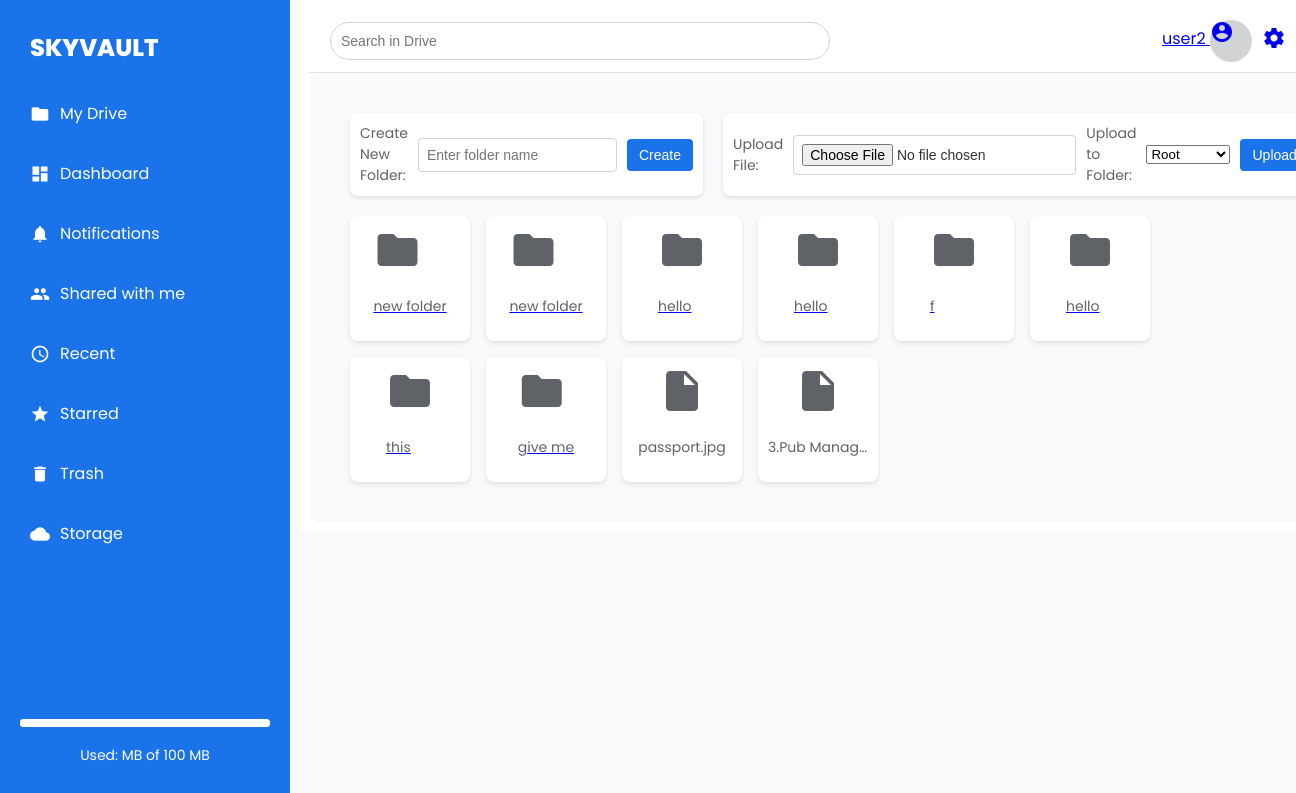
Before: /vault/ (signed in) with the older database file.
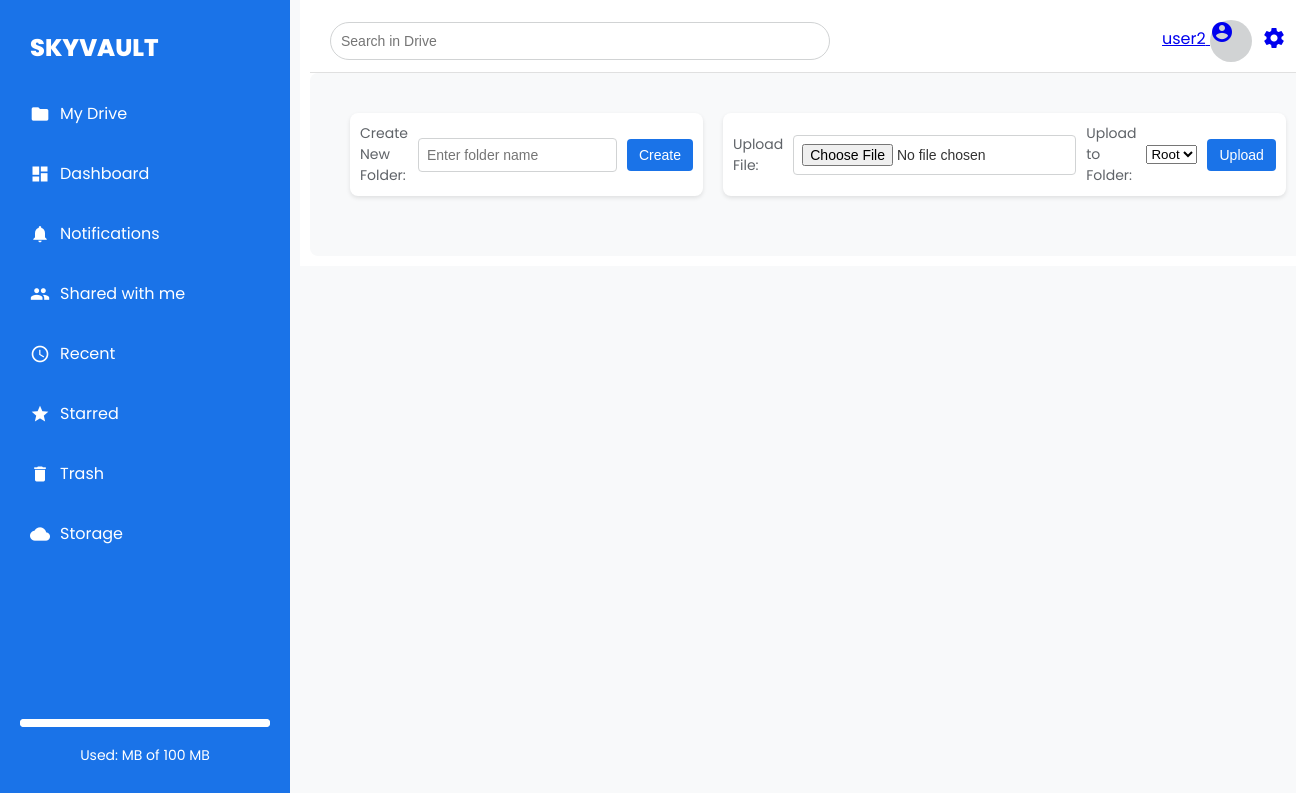
After: the same page with the newer database file.
### vault/models.py (models this page shows, shortened)
class Folder(models.Model):
    user = models.ForeignKey(User, on_delete=models.CASCADE)
    name = models.CharField(max_length=255)
    parent_folder = models.ForeignKey('self', on_delete=models.CASCADE, blank=True, null=True, related_name='subfolders')
    created_at = models.DateTimeField(auto_now_add=True)

class File(models.Model):
    user = models.ForeignKey(User, on_delete=models.CASCADE)
    folder = models.ForeignKey(Folder, on_delete=models.CASCADE, blank=True, null=True, related_name='files')
    name = models.CharField(max_length=255)
    uploaded_file = models.FileField(upload_to='user_files/')
    size = models.PositiveIntegerField()  # Size in bytes
    trashed = models.BooleanField(default=False)
    shared_with = models.ManyToManyField(User, related_name='shared_files', blank=True)
    created_at = models.DateTimeField(auto_now_add=True)
    starred = models.BooleanField(default=False)

### vault/views.py (the view, shortened to what this page needs)
# urls.py: path("", views.vault_home, name="vault_home"),
@login_required
def vault_home(request):
    folders = Folder.objects.filter(user=request.user)
    files = File.objects.filter(user=request.user, trashed=False)
    folder_form = FolderForm()
    file_form = FileUploadForm()
    return render(request, 'vault/vault.html', {
        'folders': folders,
        'files': files,
        'folder_form': folder_form,
        'file_form': file_form,
    })

### vault/forms.py
class FolderForm(forms.ModelForm):
    class Meta:
        model = Folder
        fields = ['name']

class FileUploadForm(forms.ModelForm):
    class Meta:
        model = File
        fields = ['uploaded_file']

### vault/templatetags/custom_filters.py (called while the page is built)
@register.filter
def endswith(value, arg):
    return value.lower().endswith(arg.split(','))

### templates/vault/vault.html (shortened to what this page needs)
{% extends 'base.html' %}
{% load static %}
{% load custom_filters %}
{% block content %}
<div class="drive-container">
    <div class="drive-header">
        <form method="post" action="{% url 'create_folder' %}" enctype="multipart/form-data">
            <label for="folder_name">Create New Folder:</label>
            <input type="text" name="folder_name" id="folder_name" placeholder="Enter folder name" required>
            <button type="submit">Create</button>
        </form>
        <form method="post" action="{% url 'upload_file' %}" enctype="multipart/form-data">
            <label for="uploaded-file">Upload File:</label>
            <input type="file" name="uploaded_file" id="uploaded-file" required>
            <label for="folder">Upload to Folder:</label>
            <select name="folder_id" id="folder">
                <option value="">Root</option>
            </select>
            <button type="submit">Upload</button>
        </form>
    </div>
    {% include "vault/_file_grid.html" with folders=folders files=files %}
</div>
{% endblock %}

### templates/vault/_file_grid.html
{% load custom_filters %}
<div class="file-grid">
  {% for folder in folders %}
  <div class="file-item">
      <a href="{% url 'view_folder' folder.id %}">
          <span class="material-icons">folder</span>
          <p>{{ folder.name }}</p>
      </a>
  </div>
  {% endfor %}
  {% for file in files %}
  <div class="file-item">
      {% if file.uploaded_file.name|lower|endswith:".jpg" or file.uploaded_file.name|lower|endswith:".png" %}
          <img src="{{ file.uploaded_file.url }}" alt="{{ file.name }}" class="file-icon">
      {% else %}
          <span class="material-icons">insert_drive_file</span>
      {% endif %}
      <p>{{ file.name }}</p>
  </div>
  {% endfor %}
</div>

Changed rows visible on the page:
removed Folder: name "new folder"
removed Folder: name "new folder"
removed Folder: name "hello"
removed Folder: name "hello"
removed Folder: name "f"
removed Folder: name "hello"
removed Folder: name "this"
removed Folder: name "give me"
removed File: name "passport.jpg"
removed File: name "3.Pub Manag…"
